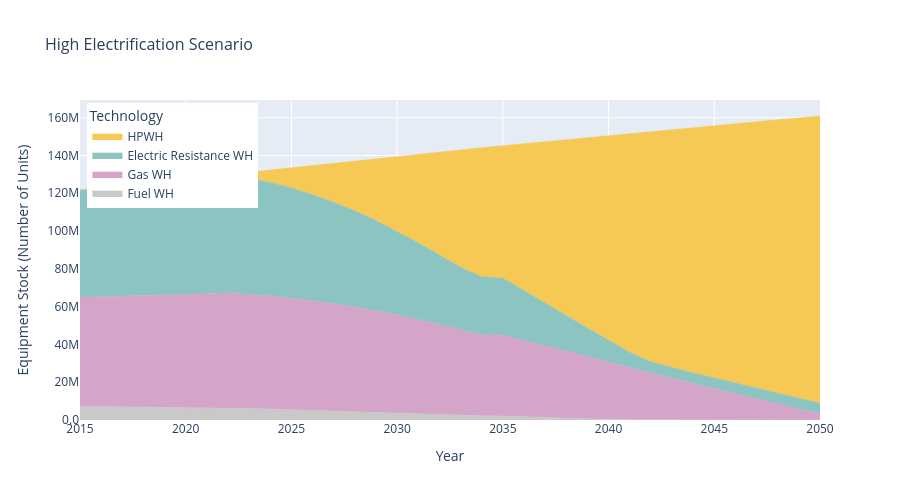

Notebook source saved alongside this figure:
### Markdown cell above
## Example Technology Adoption Forecasts

Below are examples of what technology adoption forecasts look like in BICEP. These illustrative forecasts show the typical trajectory from a base year to an end year.

### Code cell
# Load real adoption forecast data from BICEP
adoption_data = pd.read_parquet(bicep_root / 'data' / 'adoption-forecasts.parquet')

# Filter for water heater technologies in high scenario
wh_techs = ['hpwh', 'electric wh', 'gas wh', 'fuel wh']
wh_data = adoption_data[
    (adoption_data['tech_name'].isin(wh_techs)) & 
    (adoption_data['scenario'] == 'high')
]

# Aggregate stock projections by year and technology (sum across all states)
wh_agg = wh_data.groupby(['year', 'tech_name'])['stock_projection'].sum().unstack(fill_value=0)

# Reorder columns to match desired stacking order
wh_agg = wh_agg[['hpwh', 'electric wh', 'gas wh', 'fuel wh']]

years = wh_agg.index.values

# Create stacked area plot with Plotly
colors = {'hpwh': '#f6c954', 'electric wh': '#8bc4c1', 'gas wh': '#d4a5c9', 'fuel wh': '#c9c9c9'}
labels = {'hpwh': 'HPWH', 'electric wh': 'Electric Resistance WH', 'gas wh': 'Gas WH', 'fuel wh': 'Fuel WH'}

fig = go.Figure()
for tech in ['fuel wh', 'gas wh', 'electric wh', 'hpwh']:
    fig.add_trace(go.Scatter(
        x=years, y=wh_agg[tech].values,
        name=labels[tech], mode='lines',
        line=dict(width=0.5, color=colors[tech]),
        fillcolor=colors[tech], stackgroup='one',
        opacity=0.9
    ))

fig.update_layout(
    title=dict(text='High Electrification Scenario', font=dict(size=16)),
    xaxis_title='Year',
    yaxis_title='Equipment Stock (Number of Units)',
    height=500,
    legend=dict(title='Technology', x=0.01, y=0.99),
    xaxis=dict(range=[years.min(), years.max()]),
    yaxis=dict(tickformat='.2s'),
)

fig.show()

print("\nThis chart shows adoption forecast data from BICEP.")
print(f"Data spans {years.min()}-{years.max()} with {len(years)} time points.")
print(f"Total 2050 water heater stock: {wh_agg.loc[2050].sum():,.0f} units")

### Figure 1 — Plotly figure (JSON) as saved in the notebook; plotly's stock layout.template omitted (floating-point values rounded to 4 significant figures)
{"data": [{"fillcolor": "#c9c9c9", "line": {"color": "#c9c9c9", "width": 0.5}, "mode": "lines", "name": "Fuel WH", "opacity": 0.9, "stackgroup": "one", "type": "scatter", "x": [2015, 2016, 2017, 2018, 2019, 2020, 2021, 2022, 2023, 2024, 2025, 2026, 2027, 2028, 2029, 2030, 2031, 2032, 2033, 2034, 2035, 2036, 2037, 2038, 2039, 2040, 2041, 2042, 2043, 2044, 2045, 2046, 2047, 2048, 2049, 2050], "y": [7293000.0, 7178000.0, 7068000.0, 6938000.0, 6814000.0, 6705000.0, 6608000.0, 6439000.0, 6112000.0, 5772000.0, 5422000.0, 5060000.0, 4688000.0, 4306000.0, 3914000.0, 3512000.0, 3097000.0, 2670000.0, 2371000.0, 2253000.0, 2115000.0, 1710000.0, 1308000.0, 923700.0, 549000.0, 242400.0, 100300.0, 32500.0, 11720.0, 3515.0, 1285.0, 9.213, 1.717, 1.06, 1.108, 1.1]}, {"fillcolor": "#d4a5c9", "line": {"color": "#d4a5c9", "width": 0.5}, "mode": "lines", "name": "Gas WH", "opacity": 0.9, "stackgroup": "one", "type": "scatter", "x": [2015, 2016, 2017, 2018, 2019, 2020, 2021, 2022, 2023, 2024, 2025, 2026, 2027, 2028, 2029, 2030, 2031, 2032, 2033, 2034, 2035, 2036, 2037, 2038, 2039, 2040, 2041, 2042, 2043, 2044, 2045, 2046, 2047, 2048, 2049, 2050], "y": [57660000.0, 58030000.0, 58410000.0, 58810000.0, 59200000.0, 59640000.0, 60170000.0, 60880000.0, 60440000.0, 59830000.0, 59050000.0, 58070000.0, 56890000.0, 55510000.0, 53930000.0, 52130000.0, 50110000.0, 47880000.0, 45440000.0, 42870000.0, 42720000.0, 40430000.0, 37980000.0, 35540000.0, 33010000.0, 30340000.0, 27610000.0, 24820000.0, 22030000.0, 19320000.0, 16710000.0, 14070000.0, 11390000.0, 8669000.0, 5905000.0, 3170000.0]}, {"fillcolor": "#8bc4c1", "line": {"color": "#8bc4c1", "width": 0.5}, "mode": "lines", "name": "Electric Resistance WH", "opacity": 0.9, "stackgroup": "one", "type": "scatter", "x": [2015, 2016, 2017, 2018, 2019, 2020, 2021, 2022, 2023, 2024, 2025, 2026, 2027, 2028, 2029, 2030, 2031, 2032, 2033, 2034, 2035, 2036, 2037, 2038, 2039, 2040, 2041, 2042, 2043, 2044, 2045, 2046, 2047, 2048, 2049, 2050], "y": [56830000.0, 57540000.0, 58280000.0, 59060000.0, 59890000.0, 60760000.0, 61740000.0, 62600000.0, 61580000.0, 60160000.0, 58370000.0, 56220000.0, 53720000.0, 50870000.0, 47690000.0, 44190000.0, 40560000.0, 36830000.0, 32980000.0, 30750000.0, 30290000.0, 26400000.0, 22430000.0, 18810000.0, 15170000.0, 11510000.0, 8097000.0, 6038000.0, 5715000.0, 5617000.0, 5619000.0, 5626000.0, 5634000.0, 5641000.0, 5648000.0, 5656000.0]}, {"fillcolor": "#f6c954", "line": {"color": "#f6c954", "width": 0.5}, "mode": "lines", "name": "HPWH", "opacity": 0.9, "stackgroup": "one", "type": "scatter", "x": [2015, 2016, 2017, 2018, 2019, 2020, 2021, 2022, 2023, 2024, 2025, 2026, 2027, 2028, 2029, 2030, 2031, 2032, 2033, 2034, 2035, 2036, 2037, 2038, 2039, 2040, 2041, 2042, 2043, 2044, 2045, 2046, 2047, 2048, 2049, 2050], "y": [1.122, 1.122, 1.106, 1.097, 1.089, 1.1, 1.102, 1.151, 2974000.0, 6528000.0, 10670000.0, 15370000.0, 20640000.0, 26470000.0, 32850000.0, 39750000.0, 46970000.0, 54520000.0, 62240000.0, 68240000.0, 70080000.0, 77760000.0, 85650000.0, 93160000.0, 100800000.0, 108500000.0, 115800000.0, 121800000.0, 126000000.0, 129900000.0, 133500000.0, 137200000.0, 140900000.0, 144600000.0, 148400000.0, 152100000.0]}], "layout": {"height": 500, "legend": {"title": {"text": "Technology"}, "x": 0.01, "y": 0.99}, "title": {"font": {"size": 16}, "text": "High Electrification Scenario"}, "xaxis": {"range": [2015, 2050], "title": {"text": "Year"}}, "yaxis": {"tickformat": ".2s", "title": {"text": "Equipment Stock (Number of Units)"}}}}
